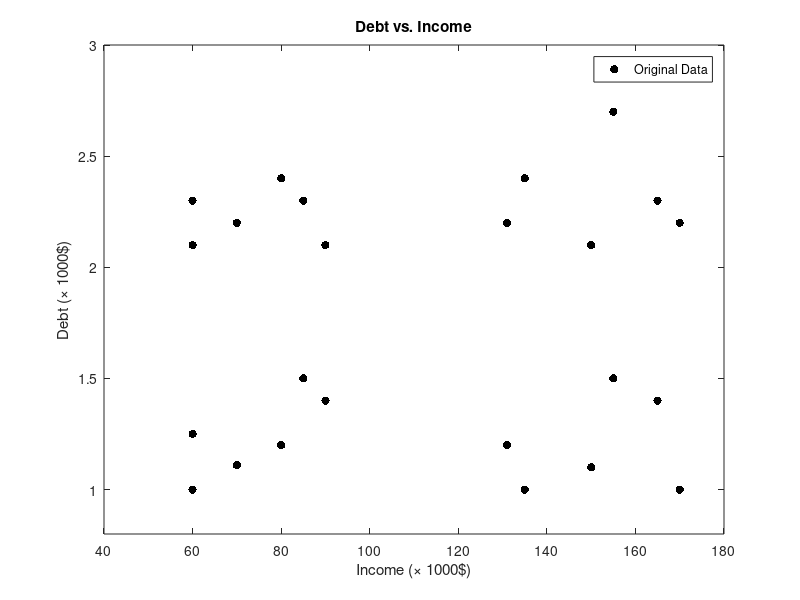
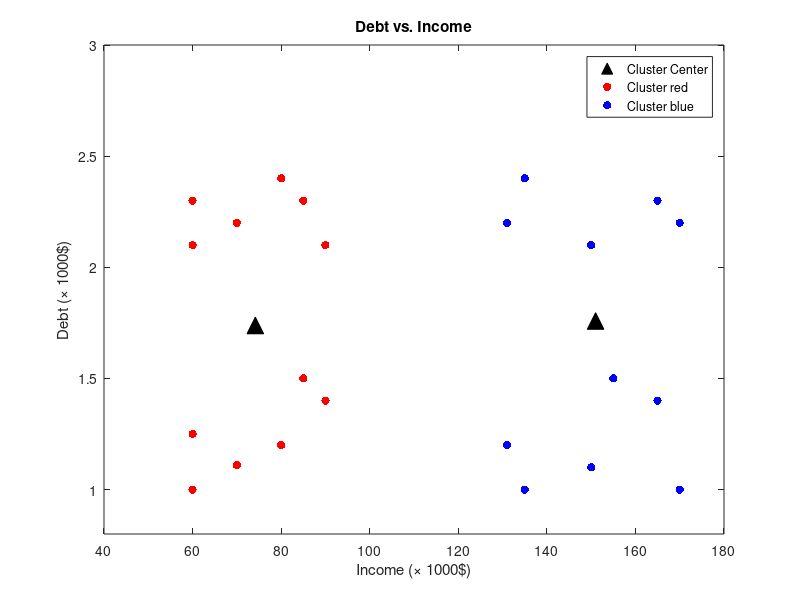

Here is the MATLAB script that generated these plots, in order:
clear all, clc, close all
X = [
1000, 100
1000, 125
2000, 111
3000, 120
3500, 150
4000, 140

1000, 230
1000, 210
2000, 220
3000, 240
3500, 230
4000, 210

8100, 120
8500, 100
10000, 110
10500, 150
11500, 140
12000, 100

8100, 220
8500, 240
10000, 210
10500, 270
11500, 230
12000, 220
]*10;
X(:,1) = X(:,1)+50000;
X(:,1) = X(:,1)/1000;
X(:,2) = X(:,2)/1000;
% plot(X(:,1),X(:,2),'k*','MarkerSize',6);

[idx,C] = kmeans(X,2);
idx

%%  Original Data
figure
% plot(C(:,1), C(:,2), 'k^', 'markersize', 12, 'MarkerFaceColor',[0 0 0])
% hold on
idx1 = find(idx == 1);
idx2 = find(idx == 2);
plot(X(:,1),X(:, 2),'k.','MarkerSize',18);
legend('Original Data')
% legend('Cluster Center', 'Original Data')
axis([40 180 0.8 3])
title 'Debt vs. Income';
xlabel 'Income (\times 1000$)';
ylabel 'Debt (\times 1000$)';

%%  After K-means Clustering
figure
plot(C(:,1), C(:,2), 'k^', 'markersize', 12, 'MarkerFaceColor',[0 0 0])
hold on
idx1 = find(idx == 1);
idx2 = find(idx == 2);
plot(X(idx1,1),X(idx1, 2),'r.','MarkerSize',18);
plot(X(idx2,1),X(idx2,2),'b.','MarkerSize',18);
legend('Cluster Center', 'Cluster red', 'Cluster blue')
axis([40 180 0.8 3])
title 'Debt vs. Income';
xlabel 'Income (\times 1000$)';
ylabel 'Debt (\times 1000$)';

%% further reading
fprintf('for further reading, please refer to link  https://www.analyticsvidhya.com/blog/2019/08/comprehensive-guide-k-means-clustering/')
